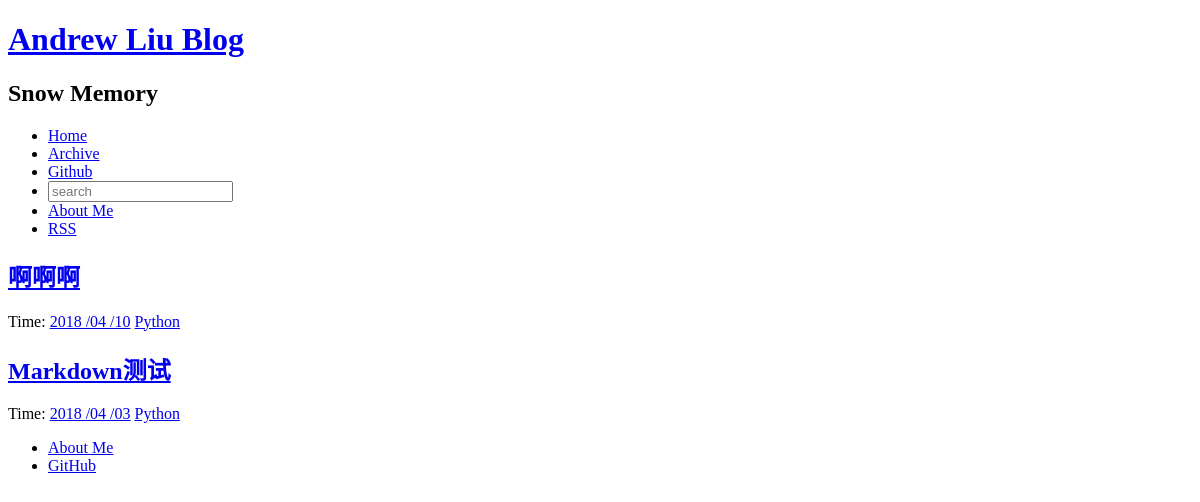
/archives/, run on the app's committed database.
### article/models.py (models this page shows, shortened)
class Article(models.Model):
    title = models.CharField(u'标题', max_length=70)
    body = models.TextField(u'正文')
    created_time = models.DateTimeField(u'创建时间')
    modified_time = models.DateTimeField(u'修改时间')
    excerpt = models.CharField(u'摘要', max_length=200, blank=True)
    category = models.ForeignKey(Category, on_delete=models.CASCADE, verbose_name='分类')
    tags = models.ManyToManyField(Tag, blank=True, verbose_name='标签')
    author = models.ForeignKey(User, on_delete=models.CASCADE, verbose_name='作者')
    class Meta:
        ordering = ['-created_time']

class Category(models.Model):
    name = models.CharField(u'分类', max_length=100)
    def __str__(self):
        return self.name

### article/views.py (the view)
# urls.py: url(r'^archives/$', views.archives, name='archives'),
def archives(request):
	try:
		post_list = Article.objects.all()
	except Article.DoesNotExist:
		raise Http404
	return render(request, 'archives.html', {'post_list' : post_list, 'error' : False})

### templates/archives.html
{% extends "base.html" %}
{% block content %}
<div class="posts">
    {% if error %}
        <h2 class="post-title">NOT Found</a></h2>
    {% else %}
    {% for post in post_list %}
        <section class="post">
            <header class="post-header">
                <h2 class="post-title"><a href="{% url "article:detail" post.pk %}">{{ post.title }}</a></h2>
                    <p class="post-meta">
                        Time:  <a class="post-author" href="#">{{ post.created_time |date:"Y /m /d"}}</a>
                        <a class="post-category post-category-js" href="{% url 'article:search_tag' tag=post.category_id %}">{{ post.category }}</a>
                    </p>
            </header>
        </section>
    {% endfor %}
    {% endif %}
</div>
{% endblock %}

### data on the page
Article: title "啊啊啊", created_time "2018 /04 /10", category "Python"
Article: title "Markdown测试", created_time "2018 /04 /03", category "Python"
